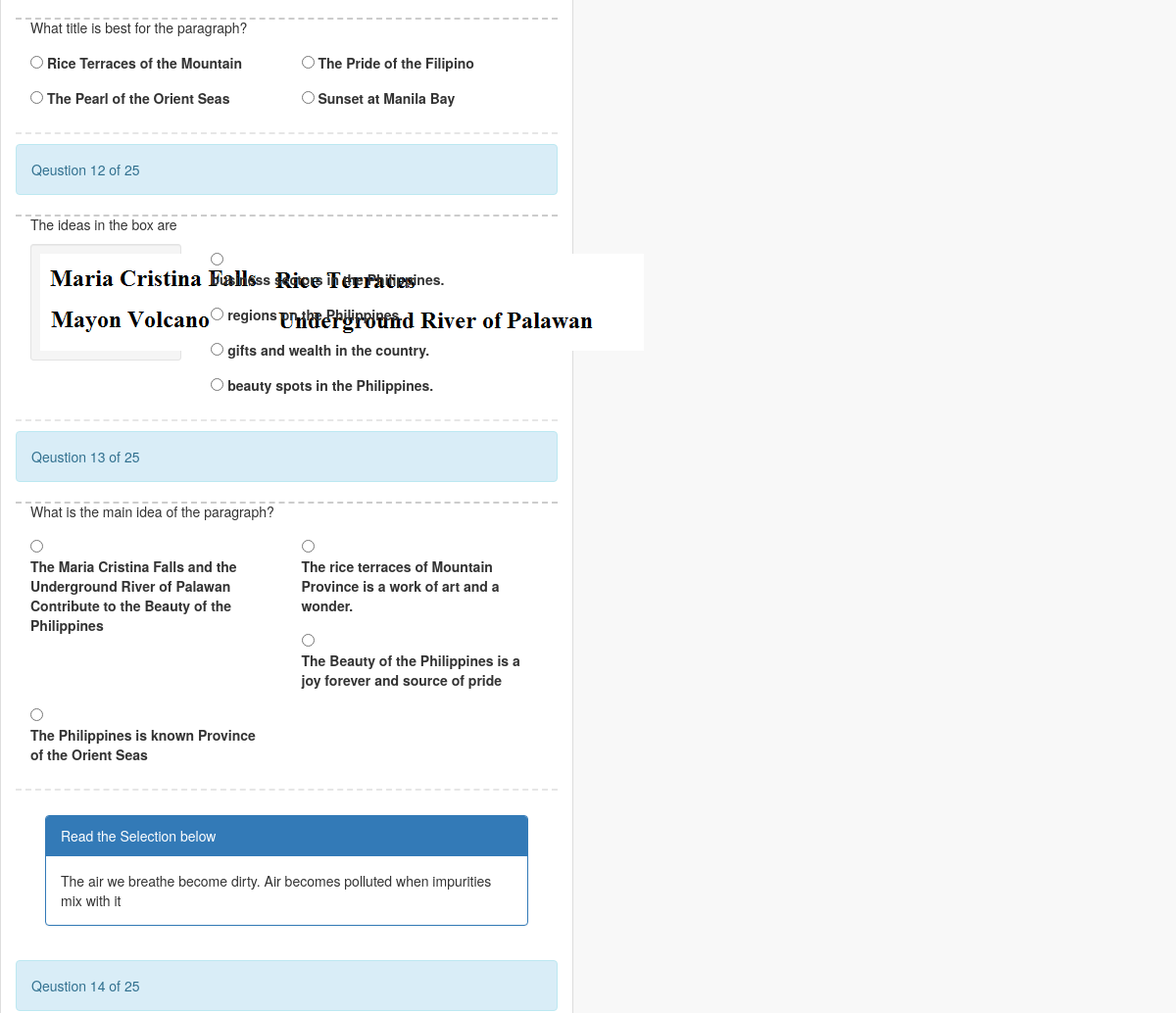
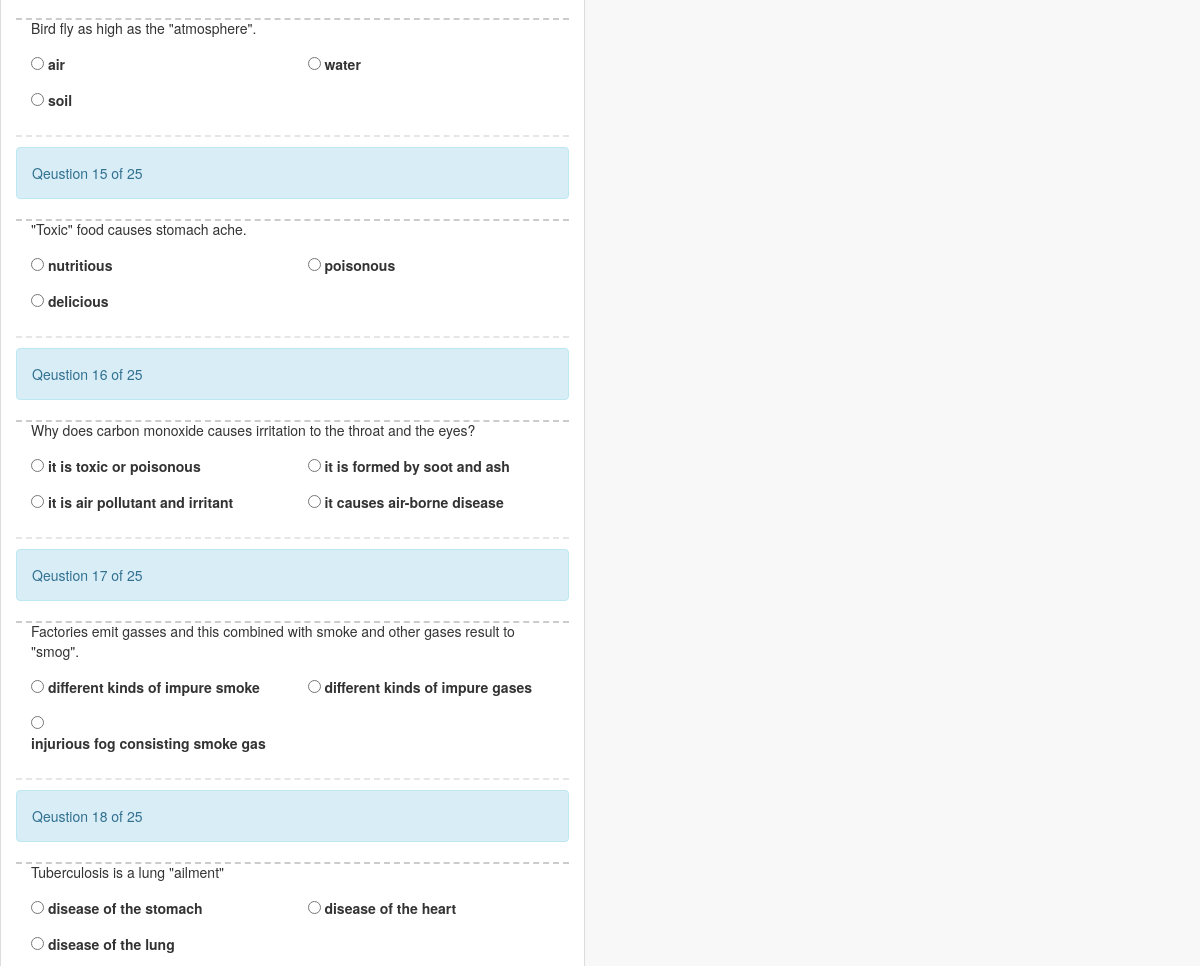
/pages/exams.php?id=1 (signed in, middle part), run on an earlier commit of the app's database (2 pictures, top to bottom).
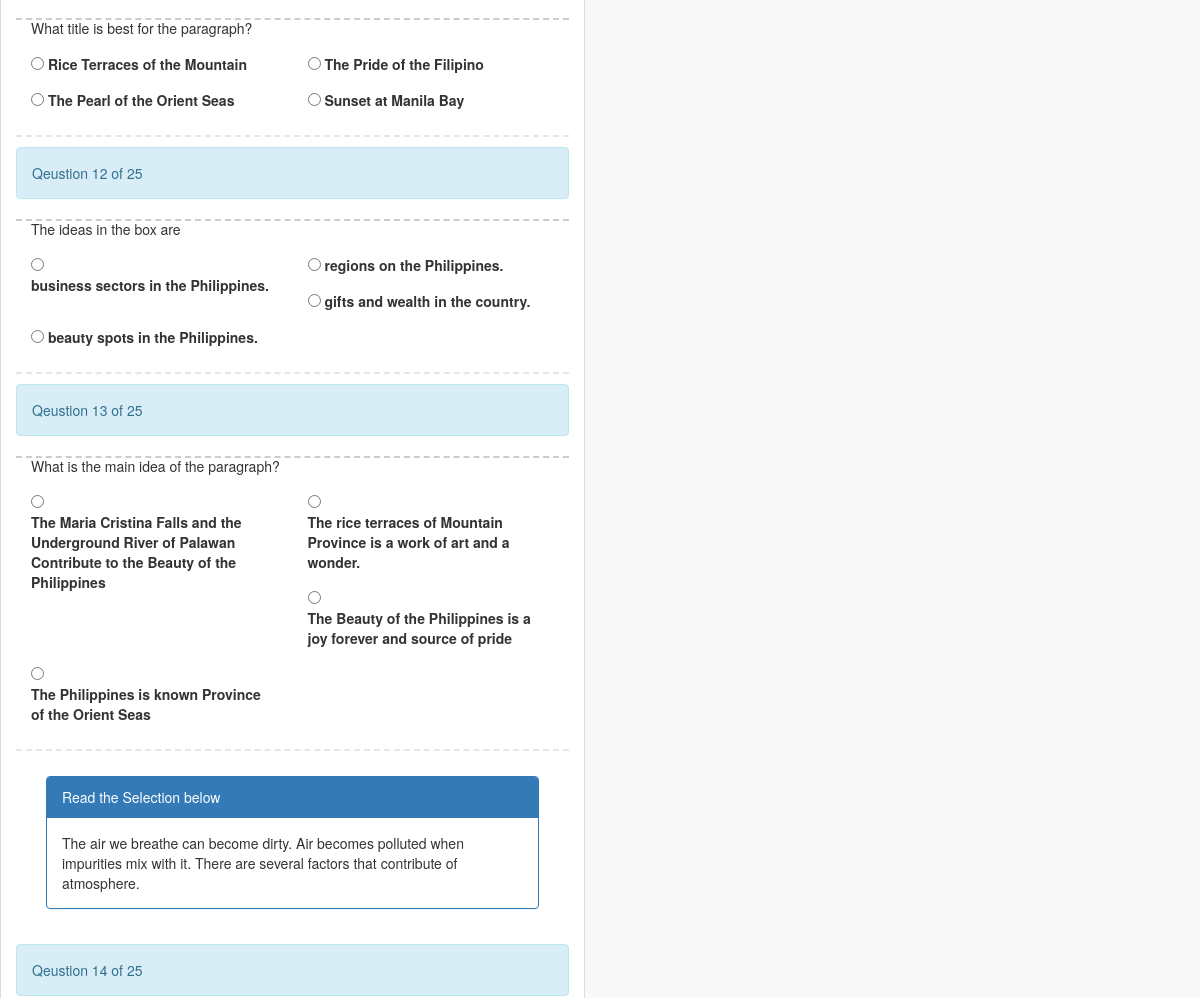
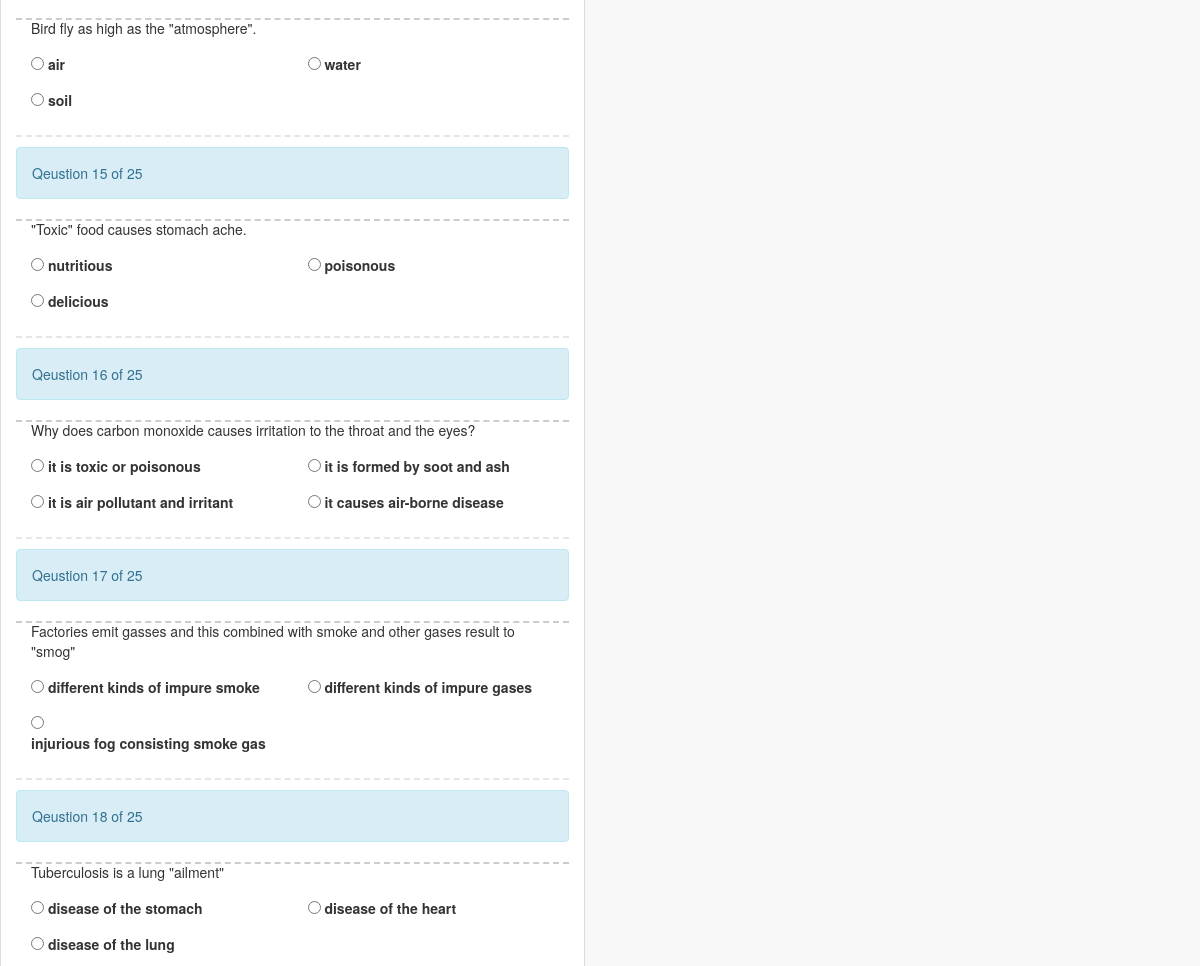
And on a later commit of the database (2 pictures, top to bottom).
### tables this page shows
CREATE TABLE IF NOT EXISTS `questions` (
  `id` int(11) NOT NULL auto_increment,
  `subject_id` int(11) NOT NULL,
  `question` varchar(1000) NOT NULL,
  `image_url` varchar(500) NOT NULL,
  PRIMARY KEY  (`id`)
);

CREATE TABLE IF NOT EXISTS `answers` (
  `id` int(11) NOT NULL auto_increment,
  `question_id` int(11) NOT NULL,
  `text` varchar(500) NOT NULL,
  `correct` enum('1','0') NOT NULL default '0',
  PRIMARY KEY  (`id`)
);

CREATE TABLE IF NOT EXISTS `question_category` (
  `id` int(11) NOT NULL auto_increment,
  `subject_id` int(11) NOT NULL,
  `name` varchar(100) NOT NULL,
  `description` varchar(3000) NOT NULL,
  `image_url` varchar(500) NOT NULL,
  PRIMARY KEY  (`id`),
  UNIQUE KEY `name` (`name`)
);

### pages/exams.php (the view, shortened to what this page needs)
<?php session_start();
$count = 0;
?>
<!DOCTYPE html>
<html lang="en">
<head>
    <link href="../bower_components/bootstrap/dist/css/bootstrap.min.css" rel="stylesheet">
    <link href="../bower_components/metisMenu/dist/metisMenu.min.css" rel="stylesheet">
    <link href="../dist/css/sb-admin-2.css" rel="stylesheet">
    <link href="../bower_components/font-awesome/css/font-awesome.min.css" rel="stylesheet" type="text/css">
</head>
<body>
    <div id="wrapper">
                <?php
                    if(isset($_GET['id']) && $_GET['id'] != "")
                    {
                ?>
                <div class="row">
                    <div class="col-lg-6">
                        <div class="panel panel-default">
                            <form action="exams.php" method="post">
                                <div class="panel-body">
                                <?php
                                    $result = mysql_query("SELECT * FROM subject WHERE id = '".$_GET['id']."' AND NOT EXISTS(SELECT * FROM students WHERE user_id = '".$_SESSION['user_id']."' AND subject.id = students.subject_id)") or die("Error: ". mysql_error());
                                    if(mysql_num_rows($result) > 0)
                                    {
                                        $result1 = mysql_query("SELECT * FROM question_category WHERE subject_id = '".$_GET['id']."'   ORDER BY RAND()");
                                        if (mysql_num_rows($result1) > 0)
                                        {
                                            while ($row1 = mysql_fetch_array($result1))
                                            {
                                ?>
                                                 <div class="panel-body">
                                                    <div class="col-lg-12">
                                                        <div class="panel panel-primary">
                                                            <div class="panel-heading">
                                                                Read the Selection below
                                                            </div>
                                                            <div class="panel-body">
                                                                <?php echo $row1['description']; ?>
                                                            </div>
                                                        </div>
                                                    </div>
                                                </div>
                                            <?php
                                                $result2 = mysql_query("SELECT * FROM question_joint WHERE quest_cat_id = '".$row1['id']."'  ORDER BY RAND()");
                                                if (mysql_num_rows($result2) > 0)
                                                {
                                                    while ($row2 = mysql_fetch_array($result2))
                                                    {
                                                        $result3 = mysql_query("SELECT * FROM questions WHERE subject_id = '".$_GET['id']."' AND id = '".$row2['question_id']."'");
                                                        if(mysql_num_rows($result3) > 0)
                                                        {
                                                             while ($row3 = mysql_fetch_array($result3))
                                                             {
                                                                $count++;
                                            ?>
                                                                    <div class="alert alert-info">
                                                                        Qeustion <?php echo $count; ?> of
                                                                        <?php
                                                                            $result37 = mysql_query("SELECT * FROM questions WHERE subject_id = '".$_GET['id']."'");
                                                                            echo   $totalQuestion = mysql_num_rows($result37);
                                                                        ?>
                                                                    </div>
                                                                    <div class="col-lg-12">
                                                                        <p ><?php echo $row3['question']; ?></p>
                                                                    </div>
                                                                    <?php
                                                                        if(isset($row3['image_url']) && $row3['image_url'] != "")
                                                                        {
                                                                    ?>
                                                                            <div class="col-lg-4">
                                                                                <div class="well well-sm">
                                                                                     <img  src="<?php echo $row3['image_url']; ?>">
                                                                                </div>
                                                                            </div>
                                                                    <?php
                                                                        }
                                                                    ?>
                                                                    <p style="border-bottom: 2px dashed #cccccc;margin-top: 1px;"></p>
                                                                    <div class="row show-grid">
                                                                        <?php
                                                                            $result4 = mysql_query("SELECT * FROM answers WHERE question_id = '".$row3['id']."' ORDER BY RAND()");
                                                                            while ($row4 = mysql_fetch_array($result4))
                                                                            {
                                                                        ?>
                                                                                <div class="col-xs-6">
                                                                                    <input type="radio" name="answer<?php echo $count; ?>[<?php echo $count; ?>]" id="optionsRadiosInline" value="<?php echo $row4['id']; ?>" >
                                                                                    <label><?php echo $row4['text']; ?></label>
                                                                                </div>
                                                                        <?php
                                                                            }
                                                                        ?>
                                                                    </div>
                                                                     <p style="border-bottom: 2px dashed #e6e6e6;margin-top: 1px;"></p>
                                    <?php
                                                             }
                                                        }
                                                    }
                                                }
                                            }
                                        }
                                    ?>
                                <?php
                                    }
                                 ?>
                                </div>
                            </form>
                        </div>
                    </div>
                </div>
                <?php
                    }
                ?>
            </div>
</body>
</html>

What changed in the data, as far as the page shows it:
changed questions "The ideas in the box are": image_url: picture removed
changed question_category: description "The air we breathe become dirty. Air becomes polluted when impurities mix with it" → "The air we breathe can become dirty. Air becomes polluted when impurities mix with it. There are several factors that contribute of atmosphere."
changed questions: question "Factories emit gasses and this combined with smoke and other gases result to \"smog\"." → "Factories emit gasses and this combined with smoke and other gases result to \"smog\""
